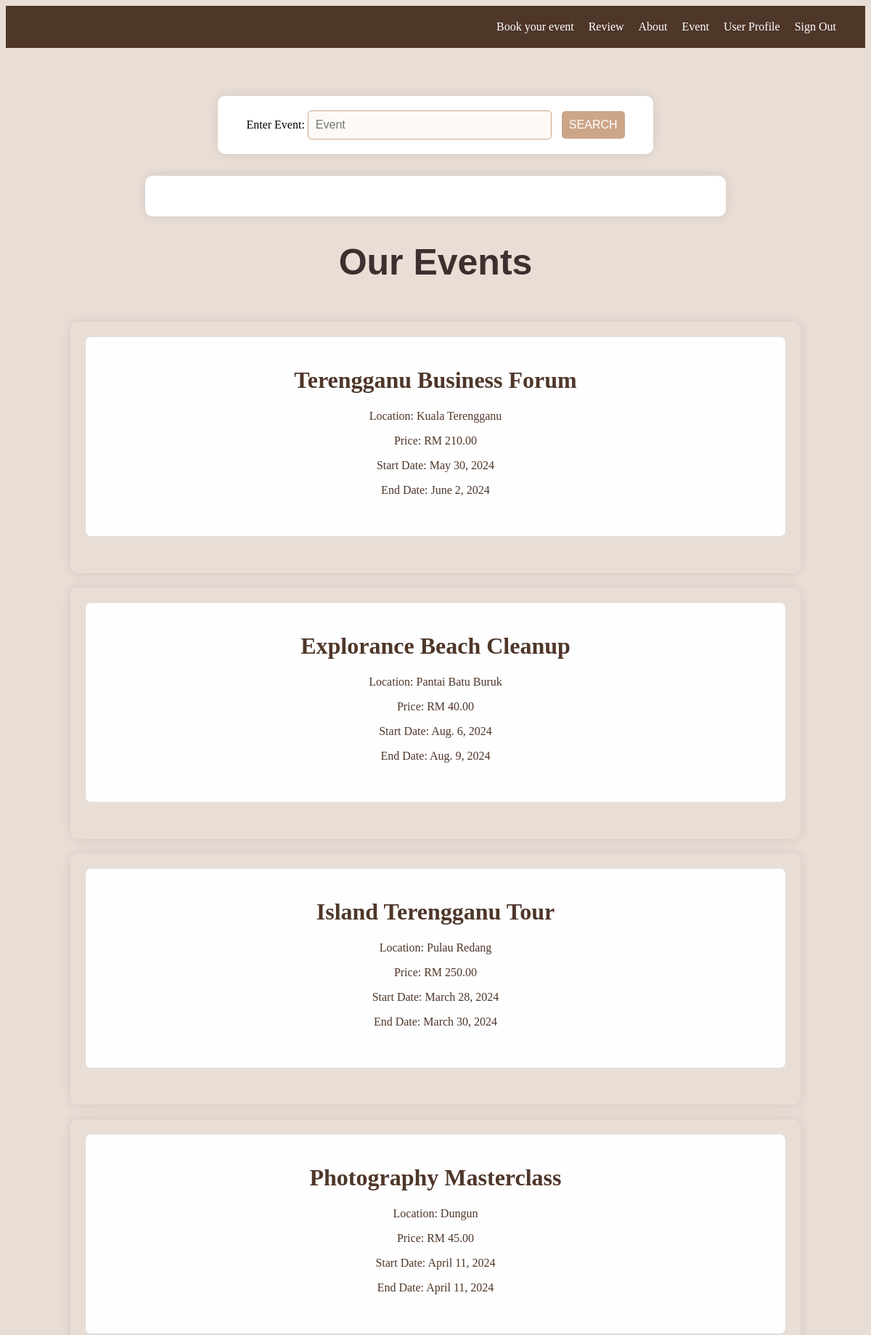
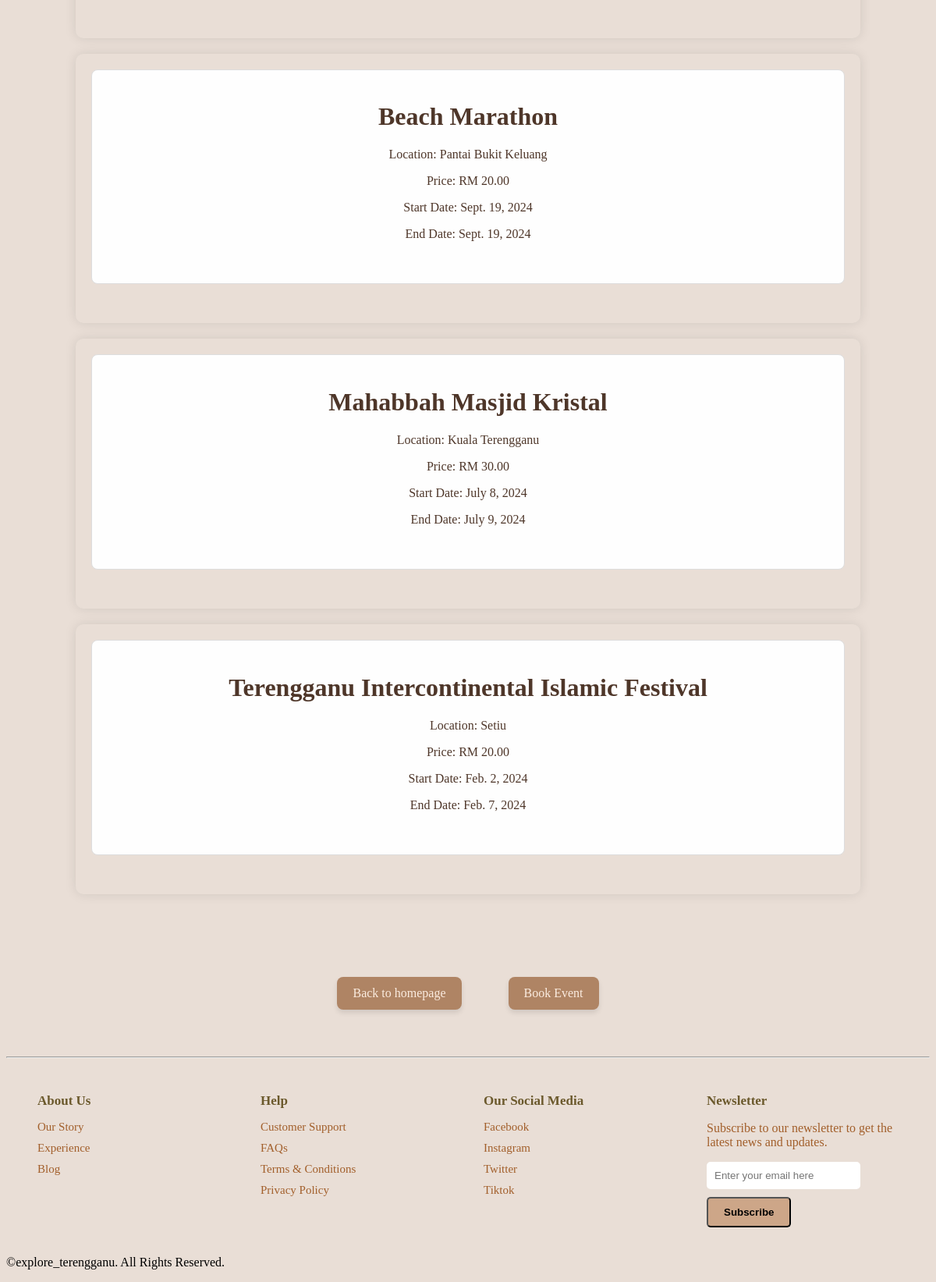
/explore_terengganu/index2/bookevent2, run on the app's committed database (2 pictures, top to bottom).
### registration/models.py (models this page shows)
class Event (models.Model):
    eventID= models.AutoField(primary_key=True)
    eventname=models.CharField(max_length=100)
    eventlocation=models.CharField(max_length=100)
    eventprice= models.FloatField()
    startdate=models.DateField()
    enddate= models.DateField()

### registration/views.py (the view)
# urls.py: path('index2/bookevent2',views.bookevent2,name="bookevent2"),
def bookevent2(request):
    event= Event.objects.all()
    if request.method == 'GET':
        search_term = request.GET.get("search_event")
        if search_term:
            data = Event.objects.filter(eventname__icontains = search_term)
        else:
            data = Event.objects.none()
        dict={
                'data' : data,
                'event':event
            }
        return render (request,"bookevent2.html",dict)
    else:
        dict={
                'event':event
            }
        return render (request,"bookevent2.html",dict)

### registration/templates/bookevent2.html (shortened to what this page needs)
<!DOCTYPE html>
<html lang="en">
<head>
     {% load static %}
     <link rel="stylesheet" href="{%static 'css/bookevent.css'%}">
</head>
<body>
    <div class="container">
        <div class="header">
            <nav id="menu">
                <ul>
                  <li><a href="registerevent">Book your event</a></li>
                  <li><a href="display_review">Review</a></li>
                  <li><a href="aboutus2">About</a></li>
                  <li><a href="bookevent2">Event</a></li>
                  <li><a href="userdashboard">User Profile</a></li>
                  <li><a href="{% url 'sign_out' %}">Sign Out</a></li>
                </ul>
              </nav>
        </div>
        <br><br>
        <center>
        <div class="search-event">
            <form action="" method="get">
                Enter Event: <input type="text" name="search_event" id="textbox" placeholder="Event">
                <input type="submit" value="SEARCH" id="search-btn">
            </form>
        </div>
        <div class="search-result">
        </div>
        </center>
        <div class="content">
            <h1 id="title-up">Our Events</h1>
            {% for event in event %}
            <div class="event">
                <div id="border-event">
                    <h1>{{event.eventname}}</h1>
                    <p>Location: {{event.eventlocation}}</p>
                    <p>Price: RM {{event.eventprice}}0</p>
                    <p>Start Date: {{event.startdate}}</p>
                    <p>End Date: {{event.enddate}}</p><br>
                </div>
            </div>
            {% endfor %}
            <br><br>
            <div class="button-below">
                <a href="{% url 'index2' %}" class="btn22">Back to homepage</a>
                <br>
                <a href="registerevent" class="btn22">Book Event</a>
            </div>
        </div>
        <hr id="footer-line">
	    <div class="footer-container">
	    	<div class="footer-column">
	    		<h3 id="title-footer">About Us</h3>
	    		<a href="#">Our Story</a>
	    		<a href="#">Experience</a>
	    		<a href="#">Blog</a>
	    	</div>
	    	<div class="footer-column">
	    		<h3 id="title-footer">Help</h3>
	    		<a href="#">Customer Support</a>
	    		<a href="#">FAQs</a>
	    		<a href="#">Terms & Conditions</a>
	    		<a href="#">Privacy Policy</a>
	    	</div>
	    	<div class="footer-column">
	    		<h3 id="title-footer">Our Social Media</h3>
	    		<a href="#">Facebook</a>
	    		<a href="#">Instagram</a>
	    		<a href="#">Twitter</a>
	    		<a href="#">Tiktok</a>
	    	</div>
            <div class="footer-column">
                <h3 id="title-footer">Newsletter</h3>
                <p id="footersentences">Subscribe to our newsletter to get the latest news and updates.</p>
                <div class="footer-newsletter">
                	<form name="myForm" onsubmit="return validateForm()" method="post">
                		<input type="email"  id="mail" name=newsletteremail>
                		<input type="submit" value="Subscribe" class="sub-btn">
                	</form>
                </div>
            </div>
	    </div>
        <p>&copy;explore_terengganu. All Rights Reserved.</p>
        </div>
</body>
</html>

### registration/static/css/bookevent.css (style rules this page uses)
* { box-sizing: border-box; }
body { background-color: #E9DED6; }
.header { background-color: #4E3629; padding: 20px; text-align: right; position: sticky; top: 0; }
#menu ul { list-style: none; margin: 0; padding: 0; display: flex; justify-content: flex-end; }
#menu li { margin-right: 20px; }
#menu a { color: #fff; text-decoration: none; transition: color 0.2s ease; }
.search-event { max-width: 600px; margin: 30px auto; padding: 20px; background-color: #fff; border-radius: 10px; box-shadow: 0 0 15px rgba(0, 0, 0, 0.1); text-align: center; }
#textbox { width: 60%; padding: 10px; border: 1px solid #cda688; border-radius: 5px; margin-right: 10px; font-size: 16px; background-color: #fdfaf5; color: #4E3629; }
#search-btn { padding: 10px 10px; background-color: #cda688; color: #fff; border: none; border-radius: 5px; cursor: pointer; font-size: 16px; transition: background-color 0.3s, transform 0.2s; }
.search-result { max-width: 800px; margin: 20px auto; padding: 20px; background-color: #fff; border-radius: 10px; box-shadow: 0 0 15px rgba(0, 0, 0, 0.1); text-align: center; }
#title-up { font-family: 'Poppins',sans-serif; text-align: center; color: #3B2F2F; font-size: 50px; padding-bottom: 20px; }
.event { width: 85%; padding: 20px; border-radius: 10px; box-shadow: 0 0 15px rgba(0, 0, 0, 0.1); margin: 20px auto; }
#border-event { color: #4E3629; padding: 20px; text-align: center; border: 1px solid #ddd; border-radius: 8px; background-color: #fefefe; margin-bottom: 30px; }
.btn22 { display: inline-block; padding: 10px 20px; background-color: #4E3629; color: #fff; border: none; border-radius: 5px; cursor: pointer; text-decoration: none; }
.button-below { text-align: center; margin-top: 20px; display: flex; justify-content: center; align-items: center; }
.button-below a { background-color: #af8464; border: none; padding: 12px 20px; border-radius: 8px; cursor: pointer; font-size: 16px; transition: background-color 0.3s, transform 0.2s; box-shadow: 0 4px 6px rgba(0, 0, 0, 0.1); color: #fbece0; text-decoration: none; margin: 30px; }
#footer-line { margin-top: 30px; }
.footer-container { display: flex; justify-content: space-around; max-width: 1200px; margin: auto; padding: 0 20px; }
.footer-column { flex: 1; margin: 20px; min-width: 200px; }
#title-footer { margin-bottom: 15px; font-size: 17px; color: #6b592c; }
.footer-column a { color: #A25F2B; text-decoration: none; margin-bottom: 10px; display: block; transition: color 0.3s; font-size: 15px; }
#mail { padding: 10px; border: none; border-radius: 5px; margin-right: 10px; width: 80% }
#footersentences { color: #A25F2B; }
.sub-btn { padding: 10px 20px; border-radius: 5px; background-color: #cda688; color: black; font-weight: bold; cursor: pointer; margin-top: 10px; }

### registration/templates/bookevent2.html (style rules this page uses)
.button-below { text-align: center; margin-top: 20px; display: flex; justify-content: center; align-items: center; }
.button-below a { margin: 30px; }

### data on the page
Event: eventname "Terengganu Business Forum", eventlocation "Kuala Terengganu", eventprice "210.0", startdate "May 30, 2024", enddate "June 2, 2024"
Event: eventname "Explorance Beach Cleanup", eventlocation "Pantai Batu Buruk", eventprice "40.0", startdate "Aug. 6, 2024", enddate "Aug. 9, 2024"
Event: eventname "Island Terengganu Tour", eventlocation "Pulau Redang", eventprice "250.0", startdate "March 28, 2024", enddate "March 30, 2024"
Event: eventname "Photography Masterclass", eventlocation "Dungun", eventprice "45.0", startdate "April 11, 2024", enddate "April 11, 2024"
Event: eventname "Beach Marathon", eventlocation "Pantai Bukit Keluang", eventprice "20.0", startdate "Sept. 19, 2024", enddate "Sept. 19, 2024"
Event: eventname "Mahabbah Masjid Kristal", eventlocation "Kuala Terengganu", eventprice "30.0", startdate "July 8, 2024", enddate "July 9, 2024"
Event: eventname "Terengganu Intercontinental Islamic Festival", eventlocation "Setiu", eventprice "20.0", startdate "Feb. 2, 2024", enddate "Feb. 7, 2024"
